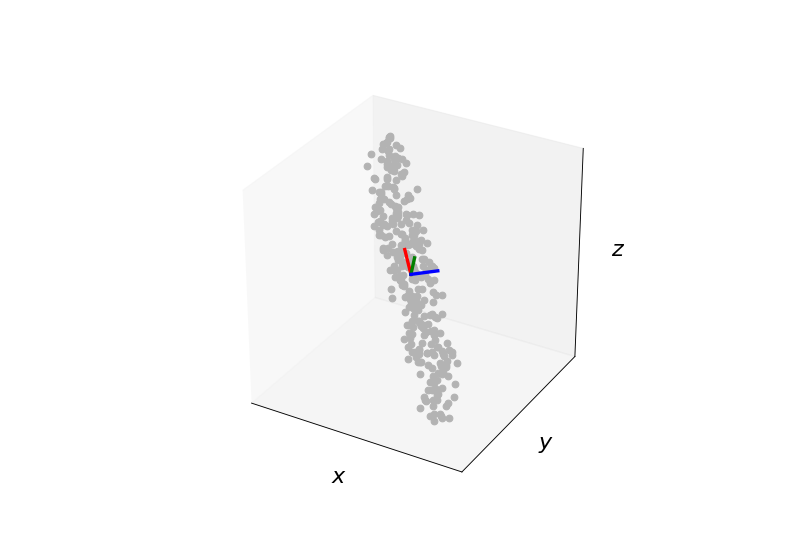

Here is the Python script that generated this plot:
from numpy import random

import matplotlib.pyplot as plt

from compas.geometry import matrix_from_axis_and_angle
from compas.geometry import transform_points_numpy

from compas.plotters import Axes3D
from compas.plotters import Cloud3D
from compas.plotters import Bounds
from compas.plotters import create_axes_3d

from compas.numerical import pca_numpy

data = random.rand(300, 3)
data[:, 0] *= 10.0
data[:, 1] *= 1.0
data[:, 2] *= 4.0

a = 3.14159 * 30.0 / 180
Ry = matrix_from_axis_and_angle([0, 1.0, 0.0], a, rtype='array')

a = -3.14159 * 45.0 / 180
Rz = matrix_from_axis_and_angle([0, 0, 1.0], a, rtype='array')

R = Rz.dot(Ry)

data = transform_points_numpy(data, R)

average, vectors, values = pca_numpy(data)

axes = create_axes_3d()

Bounds(data).plot(axes)
Cloud3D(data).plot(axes)
Axes3D(average, vectors).plot(axes)

plt.show()
